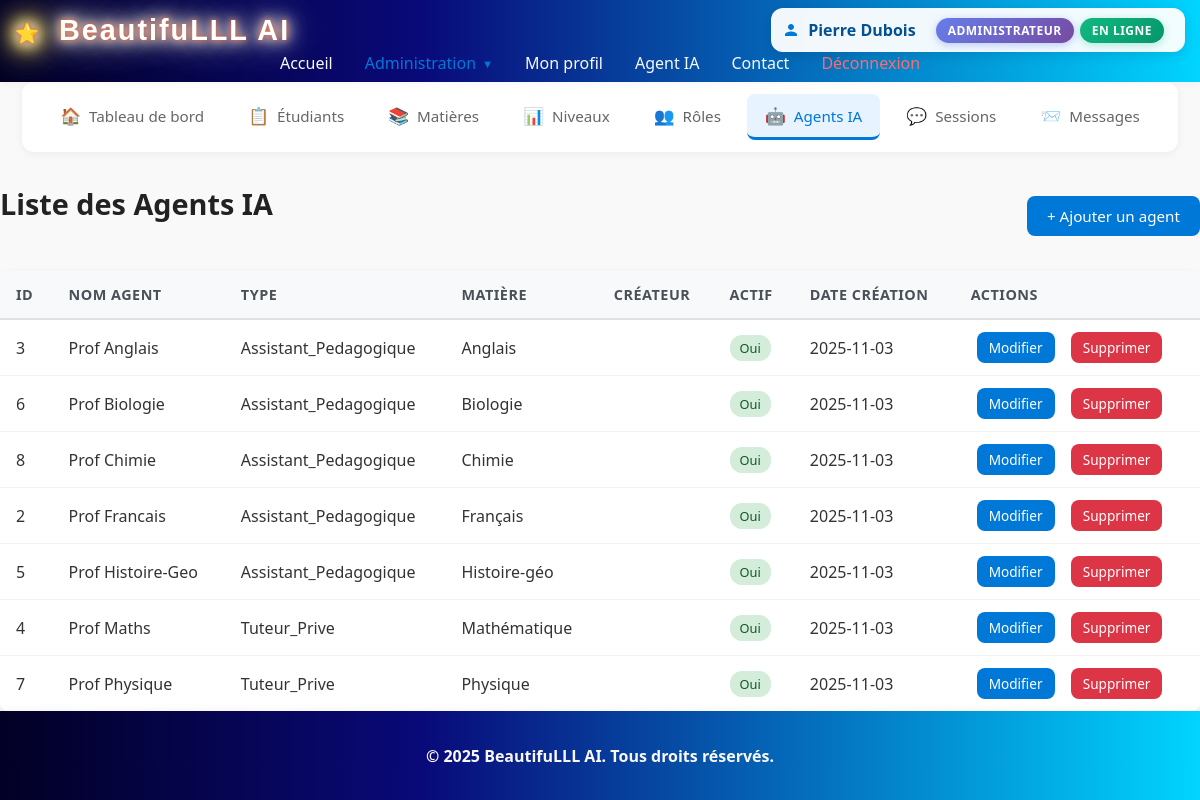
/?action=agent_list (signed in), run on the app's committed database.
### tables this page shows
CREATE TABLE IF NOT EXISTS `agent` (
  `id_agents` int NOT NULL AUTO_INCREMENT,
  `nom_agent` varchar(50) NOT NULL,
  `type_agent` varchar(50) NOT NULL,
  `avatar_agent` varchar(255) DEFAULT NULL,
  `est_actif` tinyint(1) DEFAULT '1',
  `description` text,
  `date_creation` datetime DEFAULT CURRENT_TIMESTAMP,
  `prompt_systeme` text NOT NULL,
  `model` varchar(100) DEFAULT 'openai/gpt-oss-20b',
  `temperature` decimal(3,2) DEFAULT '0.70',
  `max_tokens` int DEFAULT '8192',
  `top_p` decimal(3,2) DEFAULT '1.00',
  `reasoning_effort` enum('low','medium','high') DEFAULT 'medium',
  `id_matieres` int NOT NULL,
  PRIMARY KEY (`id_agents`),
  UNIQUE KEY `nom_agent` (`nom_agent`),
  UNIQUE KEY `unique_agent_per_matiere` (`id_matieres`)
);

CREATE TABLE IF NOT EXISTS `matieres` (
  `id_matieres` int NOT NULL AUTO_INCREMENT,
  `nom_matieres` varchar(50) NOT NULL,
  `description_matiere` text,
  PRIMARY KEY (`id_matieres`)
);

### php-crud/model/agent.php (called while the page is built, shortened)
<?php
class Agent
{
    private $conn;
    public function __construct()
    {
        $database = new Database();
        $this->conn = $database->connect();
    }
    public function read()
    {
        $sql = "SELECT a.*, m.nom_matieres
                FROM agent a
                LEFT JOIN Matieres m ON a.id_matieres = m.id_matieres
                ORDER BY m.nom_matieres";
        $stmt = $this->conn->prepare($sql);
        $stmt->execute();
        return $stmt->fetchAll(PDO::FETCH_ASSOC);
    }
}
?>

### php-crud/config/Database.php (called while the page is built, shortened)
<?php
class Database
{
    private $host = '127.0.0.1';
    private $dbName = 'ia_educative';
    private $username = 'root';
    private $password = '';
    public function connect()
    {
        try {
            $this->connection = new PDO(
                "mysql:host={$this->host};dbname={$this->dbName}",
                $this->username,
                $this->password
            );
            $this->connection->setAttribute(PDO::ATTR_ERRMODE, PDO::ERRMODE_EXCEPTION);
            return $this->connection;
        } catch (PDOException $e) {
            die("Database connection failed: " . $e->getMessage());
        }
    }
}

### php-crud/controllers/AgentController.php (called while the page is built, shortened)
<?php
require_once __DIR__ . '/../model/agent.php';
class AgentController
{
    public function getAgentsWithDetails()
    {
        $agentModel = new Agent();
        return $agentModel->read();
    }
}

### php-crud/views/agents/list.php (the view, shortened to what this page needs)
<?php
require_once __DIR__ . '/../../controllers/AgentController.php';
$agentController = new \Controllers\AgentController();
$agents = $agentController->getAgentsWithDetails();
?>
<?php include __DIR__ . '/../../includes/crud_nav.php'; ?>
<div class="crud-container">
    <div class="crud-header">
        <h1 class="page-title">Liste des Agents IA</h1>
        <a href="index.php?action=creer_agent" class="btn btn-primary">+ Ajouter un agent</a>
    </div>
    <table class="crud-table">
        <thead>
            <tr>
                <th>ID</th>
                <th>Nom Agent</th>
                <th>Type</th>
                <th>Matière</th>
                <th>Créateur</th>
                <th>Actif</th>
                <th>Date Création</th>
                <th>Actions</th>
            </tr>
        </thead>
        <tbody>
            <?php foreach ($agents as $agent): ?>
                <tr>
                    <td><?= htmlspecialchars($agent['id_agents']) ?></td>
                    <td><?= htmlspecialchars($agent['nom_agent']) ?></td>
                    <td><?= htmlspecialchars($agent['type_agent']) ?></td>
                    <td><?= htmlspecialchars($agent['nom_matieres'] ?? 'N/A') ?></td>
                    <td><?= htmlspecialchars(($agent['prenom'] ?? '') . ' ' . ($agent['nom'] ?? '')) ?></td>
                    <td>
                        <?php if ($agent['est_actif']): ?>
                            <span class="badge badge-success">Oui</span>
                        <?php else: ?>
                            <span class="badge badge-danger">Non</span>
                        <?php endif; ?>
                    </td>
                    <td><?= htmlspecialchars(date('Y-m-d', strtotime($agent['date_creation']))) ?></td>
                    <td>
                        <a href="index.php?action=modifier_agent&id=<?= htmlspecialchars($agent['id_agents']) ?>" class="btn btn-primary btn-sm">Modifier</a>
                        <a href="index.php?action=supprimer_agent&id=<?= htmlspecialchars($agent['id_agents']) ?>" class="btn btn-danger btn-sm">Supprimer</a>
                    </td>
                </tr>
            <?php endforeach; ?>
        </tbody>
    </table>
</div>

### style.css (style rules this page uses)
body { margin: 0; padding: 0; min-height: 100vh; font-family: 'Segoe UI', Arial, sans-serif; background: #f9f9f9; color: #222; display: flex; flex-direction: column; }
.page-title { font-size: 1.8rem; font-weight: 600; color: #222; margin: 0 0 24px 0; }
.crud-header { display: flex; justify-content: space-between; align-items: center; margin-bottom: 24px; flex-wrap: wrap; gap: 16px; }
.btn { display: inline-block; padding: 10px 20px; border-radius: 8px; font-size: 0.95rem; font-weight: 500; text-decoration: none; text-align: center; cursor: pointer; border: none; transition: all 0.2s ease; }
.btn-primary { background-color: #0078d7; color: #fff; }
.btn-danger { background-color: #dc3545; color: #fff; }
.btn-sm { padding: 6px 12px; font-size: 0.85rem; }
.crud-table { width: 100%; background: #fff; border-radius: 8px; box-shadow: 0 2px 8px rgba(0,0,0,0.06); overflow: hidden; border-collapse: collapse; }
.crud-table thead { background: #f8f9fa; }
.crud-table th { padding: 14px 16px; text-align: left; font-weight: 600; color: #495057; border-bottom: 2px solid #dee2e6; font-size: 0.9rem; text-transform: uppercase; letter-spacing: 0.5px; }
.crud-table td { padding: 12px 16px; border-bottom: 1px solid #f1f3f5; color: #333; }
.crud-table tbody tr { transition: background-color 0.15s ease; }
.crud-table tbody tr:last-child td { border-bottom: none; }
.crud-table td a { margin: 0 6px; }
.badge { display: inline-block; padding: 4px 10px; border-radius: 12px; font-size: 0.8rem; font-weight: 500; }
.badge-success { background-color: #d4edda; color: #155724; }
.crud-container { max-width: 1200px; margin: 0 auto; width: 100%; }

### data on the page
agent: id_agents "3", nom_agent "Prof Anglais", type_agent "Assistant_Pedagogique", id_matieres.nom_matieres "Anglais", est_actif "Oui", date_creation "2025-11-03"
agent: id_agents "6", nom_agent "Prof Biologie", type_agent "Assistant_Pedagogique", id_matieres.nom_matieres "Biologie", est_actif "Oui", date_creation "2025-11-03"
agent: id_agents "8", nom_agent "Prof Chimie", type_agent "Assistant_Pedagogique", id_matieres.nom_matieres "Chimie", est_actif "Oui", date_creation "2025-11-03"
agent: id_agents "2", nom_agent "Prof Francais", type_agent "Assistant_Pedagogique", id_matieres.nom_matieres "Français", est_actif "Oui", date_creation "2025-11-03"
agent: id_agents "5", nom_agent "Prof Histoire-Geo", type_agent "Assistant_Pedagogique", id_matieres.nom_matieres "Histoire-géo", est_actif "Oui", date_creation "2025-11-03"
agent: id_agents "4", nom_agent "Prof Maths", type_agent "Tuteur_Prive", id_matieres.nom_matieres "Mathématique", est_actif "Oui", date_creation "2025-11-03"
agent: id_agents "7", nom_agent "Prof Physique", type_agent "Tuteur_Prive", id_matieres.nom_matieres "Physique", est_actif "Oui", date_creation "2025-11-03"

### other printed values
$user['prenom'] . " " . $user['nom'] "Pierre Dubois"
$user['role'] "ADMINISTRATEUR"
